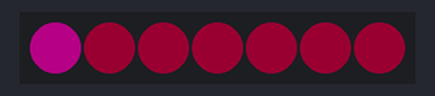
Recording of a sketch running on a simulated ATtiny85, built with avr-gcc and run on an emulated ATtiny85. Parts: 7 RGB LEDs in strip order, left to right. Dim RGB values are drawn brighter than linear.

Above: at 1.6 s.
At 7.55 s:
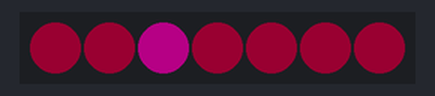
At 20.56 s:
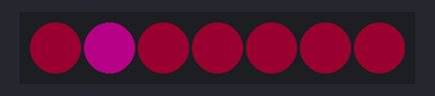
At 31.37 s:
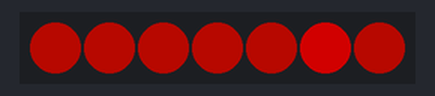
Timing chart, 0 to 40.0 s (numbered marks = the images above):
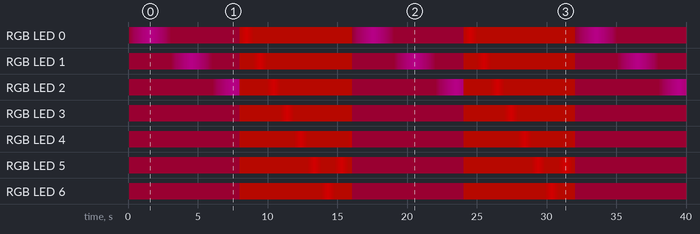

The sketch:

NightLight.ino
```cpp
#include <Adafruit_NeoPixel.h>

// Pattern types supported:
enum  pattern { NONE, RAINBOW_CYCLE, THEATER_CHASE, COLOR_WIPE, TWO_COLOR_WIPE, SCANNER, FADE, SINGLE_PIXEL_FADE };
// Patern directions supported:
enum  direction { FORWARD, REVERSE };

// NeoPattern Class - derived from the Adafruit_NeoPixel class
class NeoPatterns : public Adafruit_NeoPixel
{
public:

	// Member Variables:
	pattern  ActivePattern;		// which pattern is running
	direction Direction;		// direction to run the pattern
	direction PixelDirection;	// direction to increment pixels (used for cases where an Index and PixelIndex need to be used)

	unsigned long Interval;		// milliseconds between updates
	unsigned long lastUpdate;	// last update of position

	uint32_t Color1, Color2;	// What colors are in use
	uint16_t TotalSteps;		// total number of steps in the pattern
	uint16_t Index;				// current step within the pattern
	uint16_t PixelIndex;		// current pixel within the pattern (used for cases where an Index and a PixelIndex need to be used)

	void(*OnComplete)();		// Callback on completion of pattern
	void(*OnPixelComplete)();	// Callback on completion of Pixel pattern (used for cases where an Index and a PixelIndex need to be used)

	// Constructor - calls base-class constructor to initialize strip
	NeoPatterns(uint16_t pixels, uint8_t pin, uint8_t type, void(*callback)(), void(*pixelcallback)())
		:Adafruit_NeoPixel(pixels, pin, type)
	{
		OnComplete = callback;
		OnPixelComplete = pixelcallback;
	}

	// Update the pattern
	void Update()
	{
		if ((millis() - lastUpdate) > Interval) // time to update
		{
			lastUpdate = millis();
			switch (ActivePattern)
			{
			case RAINBOW_CYCLE:
				RainbowCycleUpdate();
				break;
			case THEATER_CHASE:
				TheaterChaseUpdate();
				break;
			case COLOR_WIPE:
				ColorWipeUpdate();
				break;
			case SCANNER:
				ScannerUpdate();
				break;
			case FADE:
				FadeUpdate();
				break;
			case TWO_COLOR_WIPE:
				TwoColorWipeUpdate();
				break;
			case SINGLE_PIXEL_FADE:
				SinglePixelFadeUpdate();
				break;
			default:
				break;
			}
		}
	}

	// Increment the Index and reset at the end
	void Increment()
	{
		if (Direction == FORWARD)
		{
			Index++;
			if (Index >= TotalSteps)
			{
				Index = 0;
				if (OnComplete != NULL)
				{
					OnComplete(); // call the comlpetion callback
				}
			}
		}
		else // Direction == REVERSE
		{
			--Index;
			if (Index <= 0)
			{
				Index = TotalSteps - 1;
				if (OnComplete != NULL)
				{
					OnComplete(); // call the comlpetion callback
				}
			}
		}
	}

	void PixelIncrement()
	{
		if (PixelDirection == FORWARD)
		{
			PixelIndex++;
			if (PixelIndex >= numPixels())
			{
				PixelIndex = 0;
				if (OnPixelComplete != NULL)
				{
					OnPixelComplete(); // call the comlpetion callback
				}
			}
		}
		else // Direction == REVERSE
		{
			--PixelIndex;
			if (PixelIndex <= 0)
			{
				PixelIndex = numPixels() - 1;
				if (OnPixelComplete != NULL)
				{
					OnPixelComplete(); // call the comlpetion callback
				}
			}
		}
	}

	// Reverse pattern direction
	void Reverse()
	{
		if (Direction == FORWARD)
		{
			Direction = REVERSE;
			Index = TotalSteps - 1;
		}
		else
		{
			Direction = FORWARD;
			Index = 0;
		}
	}

	//  Reverse the pixel direction
	void PixelReverse() {
		if (PixelDirection == FORWARD)
		{
			PixelDirection = REVERSE;
			PixelIndex = numPixels() - 1;
		}
		else
		{
			PixelDirection = FORWARD;
			PixelIndex = 0;
		}
	}

	// Initialize for a RainbowCycle
	void RainbowCycle(uint8_t interval, direction dir = FORWARD)
	{
		ActivePattern = RAINBOW_CYCLE;
		Interval = interval;
		TotalSteps = 255;
		Index = 0;
		Direction = dir;
	}

	// Update the Rainbow Cycle Pattern
	void RainbowCycleUpdate()
	{
		for (int i = 0; i< numPixels(); i++)
		{
			setPixelColor(i, Wheel(((i * 256 / numPixels()) + Index) & 255));
		}
		show();
		Increment();
	}

	// Initialize for a Theater Chase
	void TheaterChase(uint32_t color1, uint32_t color2, uint8_t interval, direction dir = FORWARD)
	{
		ActivePattern = THEATER_CHASE;
		Interval = interval;
		TotalSteps = numPixels();
		Color1 = color1;
		Color2 = color2;
		Index = 0;
		Direction = dir;
	}

	// Update the Theater Chase Pattern
	void TheaterChaseUpdate()
	{
		for (int i = 0; i< numPixels(); i++)
		{
			if ((i + Index) % 3 == 0)
			{
				setPixelColor(i, Color1);
			}
			else
			{
				setPixelColor(i, Color2);
			}
		}
		show();
		Increment();
	}

	// Initialize for a ColorWipe
	void ColorWipe(uint32_t color, uint8_t interval, direction dir = FORWARD)
	{
		ActivePattern = COLOR_WIPE;
		Interval = interval;
		TotalSteps = numPixels();
		Color1 = color;
		Index = 0;
		Direction = dir;
	}

	// Initialize for a TwoColorWipe
	void TwoColorWipe(uint32_t color1, uint32_t color2, uint8_t interval, direction dir = FORWARD) {
		ActivePattern = TWO_COLOR_WIPE;
		Interval = interval;
		TotalSteps = numPixels();
		Color1 = color1;
		Color2 = color2;
		Index = 0;
		Direction = dir;
	}

	// Update the Color Wipe Pattern
	void ColorWipeUpdate()
	{
		setPixelColor(Index, Color1);
		show();
		Increment();
	}

	// Update the Color Wipe Pattern
	void TwoColorWipeUpdate()
	{
		ColorSet(Color1);
		setPixelColor(Index, Color2);
		show();
		Increment();
	}

	// Initialize for a SCANNNER
	void Scanner(uint32_t color1, uint8_t interval)
	{
		ActivePattern = SCANNER;
		Interval = interval;
		TotalSteps = (numPixels() - 1) * 2;
		Color1 = color1;
		Index = 0;
	}

	// Update the Scanner Pattern
	void ScannerUpdate()
	{
		for (int i = 0; i < numPixels(); i++)
		{
			if (i == Index)  // Scan Pixel to the right
			{
				setPixelColor(i, Color1);
			}
			else if (i == TotalSteps - Index) // Scan Pixel to the left
			{
				setPixelColor(i, Color1);
			}
			else // Fading tail
			{
				setPixelColor(i, DimColor(getPixelColor(i)));
			}
		}
		show();
		Increment();
	}

	// Initialize for a Fade
	void Fade(uint32_t color1, uint32_t color2, uint16_t steps, uint8_t interval, direction dir = FORWARD)
	{
		ActivePattern = FADE;
		Interval = interval;
		TotalSteps = steps;
		Color1 = color1;
		Color2 = color2;
		Index = 0;
		Direction = dir;
	}

	// Initialize for a SinglePixelFade
	void SinglePixelFade(uint32_t color1, uint32_t color2, uint16_t steps, uint8_t interval, direction dir = FORWARD, direction pixelDir = FORWARD)
	{
		ActivePattern = SINGLE_PIXEL_FADE;
		Interval = interval;
		TotalSteps = steps;
		Color1 = color1;
		Color2 = color2;
		Index = 0;
		PixelIndex = 0;
		Direction = dir;
		PixelDirection = pixelDir;
	}

	// Update the Fade Pattern
	void FadeUpdate()
	{
		// Calculate linear interpolation between Color1 and Color2
		// Optimise order of operations to minimize truncation error
		uint8_t red = ((Red(Color1) * (TotalSteps - Index)) + (Red(Color2) * Index)) / TotalSteps;
		uint8_t green = ((Green(Color1) * (TotalSteps - Index)) + (Green(Color2) * Index)) / TotalSteps;
		uint8_t blue = ((Blue(Color1) * (TotalSteps - Index)) + (Blue(Color2) * Index)) / TotalSteps;

		ColorSet(Color(red, green, blue));
		show();
		Increment();
	}

	// update the SinglePixelFade Pattern
	void SinglePixelFadeUpdate() {
		ColorSet(Color1);

		// Calculate linear interpolation between Color1 and Color2
		// Optimise order of operations to minimize truncation error
		uint8_t red = ((Red(Color1) * (TotalSteps - Index)) + (Red(Color2) * Index)) / TotalSteps;
		uint8_t green = ((Green(Color1) * (TotalSteps - Index)) + (Green(Color2) * Index)) / TotalSteps;
		uint8_t blue = ((Blue(Color1) * (TotalSteps - Index)) + (Blue(Color2) * Index)) / TotalSteps;

		setPixelColor(PixelIndex, red, green, blue);
		show();
		Increment();
	}

	// Calculate 50% dimmed version of a color (used by ScannerUpdate)
	uint32_t DimColor(uint32_t color)
	{
		// Shift R, G and B components one bit to the right
		uint32_t dimColor = Color(Red(color) >> 1, Green(color) >> 1, Blue(color) >> 1);
		return dimColor;
	}

	// Set all pixels to a color (synchronously)
	void ColorSet(uint32_t color)
	{
		for (int i = 0; i < numPixels(); i++)
		{
			setPixelColor(i, color);
		}
		show();
	}

	// Returns the Red component of a 32-bit color
	uint8_t Red(uint32_t color)
	{
		return (color >> 16) & 0xFF;
	}

	// Returns the Green component of a 32-bit color
	uint8_t Green(uint32_t color)
	{
		return (color >> 8) & 0xFF;
	}

	// Returns the Blue component of a 32-bit color
	uint8_t Blue(uint32_t color)
	{
		return color & 0xFF;
	}

	// Input a value 0 to 255 to get a color value.
	// The colours are a transition r - g - b - back to r.
	uint32_t Wheel(byte WheelPos)
	{
		WheelPos = 255 - WheelPos;
		if (WheelPos < 85)
		{
			return Color(255 - WheelPos * 3, 0, WheelPos * 3);
		}
		else if (WheelPos < 170)
		{
			WheelPos -= 85;
			return Color(0, WheelPos * 3, 255 - WheelPos * 3);
		}
		else
		{
			WheelPos -= 170;
			return Color(WheelPos * 3, 255 - WheelPos * 3, 0);
		}
	}
};

void JewelComplete();
void JewelPixelComplete();
uint8_t mode = 0;
bool modeChanged = false;
uint32_t prevTime;

// Define some NeoPatterns for the two rings and the stick
//  as well as some completion routines
NeoPatterns Jewel(7, 0, NEO_GRB + NEO_KHZ800, &JewelComplete, &JewelPixelComplete);

// Initialize everything and prepare to start
void setup()
{
	//pinMode(1, INPUT_PULLUP); // FUTURE BUTTON

	// Initialize all the pixelStrips
	Jewel.begin();
	Jewel.setBrightness(128);

	// Kick off a pattern
	//Jewel.Fade(0x330011, 0x880066, 20, 150, FORWARD);
	//Jewel.TwoColorWipe(0x330011, 0x880066, 150, FORWARD);
	PinkGlow();
}

void PinkGlow()
{
	Jewel.SinglePixelFade(0x330011, 0x880066, 20, 75, FORWARD, FORWARD);
}

void Campfire()
{
	Jewel.SinglePixelFade(0x880600, 0xff0000, 10, 50, FORWARD, FORWARD);
}

// Main loop
void loop()
{
	uint32_t t;
	if (modeChanged) {
		switch (mode)
		{
		case 0: // PinkGlow
			PinkGlow();
			modeChanged = false;
			break;
		case 1: // CampFire
			Campfire();
			modeChanged = false;
			break;

		}
	}
	Jewel.Update();

	t = millis();
	if ((t - prevTime) > 8000) {
		mode++;
		modeChanged = true;
		if (mode > 1) {
			mode = 0;
		}
		prevTime = t;
	}

	//// Switch patterns on a button press:
	//if (digitalRead(8) == LOW) // Button #1 pressed
	//{
	//	// Switch Ring1 to FADE pattern
	//	Ring1.ActivePattern = FADE;
	//	Ring1.Interval = 20;
	//	// Speed up the rainbow on Ring2
	//	Ring2.Interval = 0;
	//	// Set stick to all red
	//	Stick.ColorSet(Stick.Color(255, 0, 0));
	//}
}

//------------------------------------------------------------
//Completion Routines - get called on completion of a pattern
//------------------------------------------------------------
void JewelComplete() {
	Jewel.Reverse();
	if (Jewel.Direction == FORWARD) {
		Jewel.PixelIncrement();
	}
}

void JewelPixelComplete() {
	Jewel.PixelReverse();
	if (Jewel.PixelDirection == REVERSE) {
		Jewel.PixelIncrement();
	}
}
```
